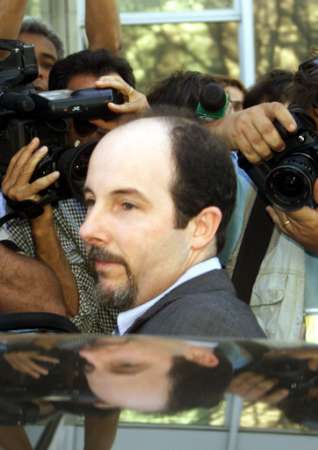
#> input picture Test folder/images/img_105.jpg, 318 x 450 px, found by its file name; its folder holds 4 pictures in this run
$ python FaceDetection.py 'Test folder/images/img_105.jpg'
#> lines starting #> are read from the running program, lines starting #| are printed output that depends on the picture
# Importing Dependencies
import cv2
import json
import sys
import os
import re

# Get path of folder containing images (passed as argument)
path = sys.argv[1]
objects = next(os.walk(path + '/images'))[2]
objects.sort(key=lambda f: int(re.sub('\D', '', f)))

# Number of images contained in the folder
number_of_images = len(objects)


# Initializing JSON placeholder
json_list = []

# Initializing haarcascade classifier
face = cv2.CascadeClassifier(
    cv2.data.haarcascades + 'haarcascade_frontalface_alt.xml')

# Loop all images
for i in range(1, number_of_images+1):

    # Read 'i.jpg' image  (MAKE SURE THE PATH DOES NOT CONTAINS 'LEADING SLASH' & is of the form: "./Validation folder" OR SEE "Notes.txt" for more information)
    img = cv2.imread(path+'/images/'+objects[i-1])
#> img is the input picture: shape (450, 318, 3); mean B, G, R 86.5, 102.7, 110.1

    # Convert image to grayscale
    gray_img = cv2.cvtColor(img, cv2.COLOR_BGR2GRAY)
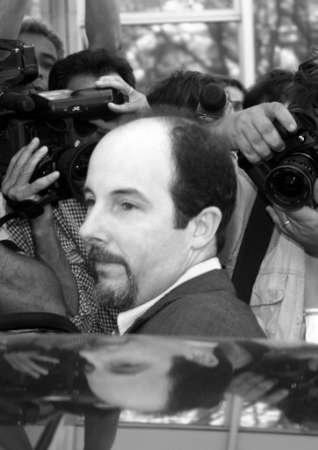
#> gray_img: shape (450, 318); min 0, max 254, mean 103.1

    # Detect all faces in the image
    faces = face.detectMultiScale(gray_img, 1.15, 3)
#> faces = ()

    # Loop for all detected images
    for (x, y, w, h) in faces:

        # a single element for JSON in a particular format
        element = {"iname": objects[i-1],
                   "bbox": [int(x), int(y), int(w), int(h)]}

        # Code to view & save the detected face in the image has been commented out intentionally.
        # If you want to see the detected face in the image than please uncomment the code given below.
        # Please make sure to MAKE a NEW FOLDER ("Model_Files") in the same directory.

        """
        img_bbox = cv2.rectangle(img, (x, y), (x+w, y+h), (0, 255, 0), 2)
        cv2.imwrite('./Model_Files/'+objects[i-1], img_bbox)
        #cv2.imshow("Faces found", img)
        # cv2.waitKey(0)
        """

        # append to the JSON placeholder
        json_list.append(element)
#> this loop made 0 passes
#> after the loop, json_list = []
#> pass 2 of the loop `for i in range(1, number_of_images+1):`:
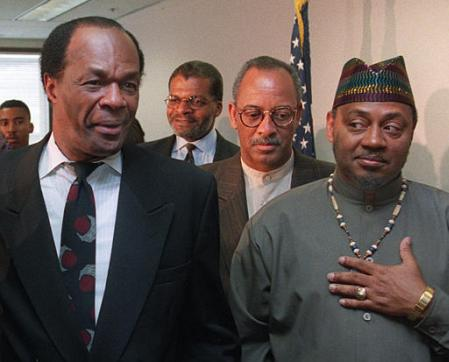
#> input picture Test folder/images/img_107.jpg, 449 x 362 px, found by its file name
#> img is the input picture: shape (362, 449, 3); mean B, G, R 82.3, 86.3, 98
#> `gray_img = cv2.cvtColor(img, cv2.COLOR_BGR2GRAY)`:
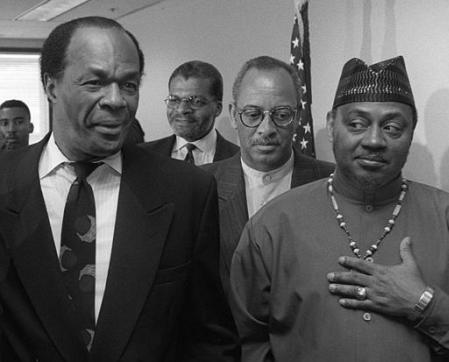
#> gray_img: shape (362, 449); min 1, max 255, mean 89.4
#> faces = [[158, 81, 52, 52], [222, 79, 90, 90], [331, 90, 91, 91], [61, 43, 102, 102]]
#> the loop `for (x, y, w, h) in faces:` made 4 passes
#> (x, y, w, h, element) on passes 1 to 4: (158, 81, 52, 52, {'iname': 'img_107.jpg', 'bbox': [158, 81, 52, 52]}), (222, 79, 90, 90, {'iname': 'img_107.jpg', 'bbox': [222, 79, 90, 90]}), (331, 90, 91, 91, {'iname': 'img_107.jpg', 'bbox': [331, 90, 91, 91]}), (61, 43, 102, 102, {'iname': 'img_107.jpg', 'bbox': [61, 43, 102, 102]})
#> after the loop `for (x, y, w, h) in faces:`: json_list = 4 items
#> pass 3 of the loop `for i in range(1, number_of_images+1):`:
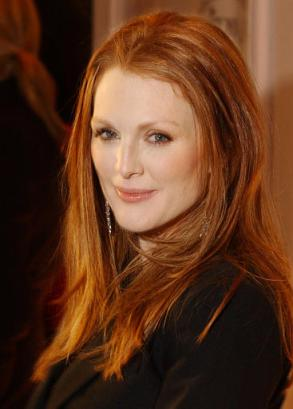
#> input picture Test folder/images/img_108.jpg, 293 x 409 px, found by its file name
#> img is the input picture: shape (409, 293, 3); mean B, G, R 30.5, 53.5, 93.4
#> `gray_img = cv2.cvtColor(img, cv2.COLOR_BGR2GRAY)`:
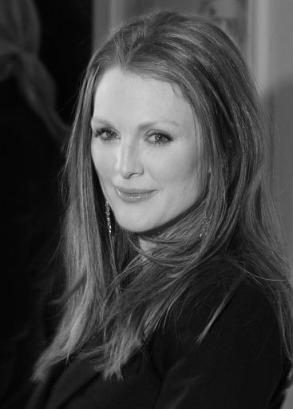
#> gray_img: shape (409, 293); min 1, max 220, mean 62.8
#> faces = [[67, 85, 133, 133]]
#> the loop `for (x, y, w, h) in faces:` made 1 pass
#> (x, y, w, h, element) on pass 1: (67, 85, 133, 133, {'iname': 'img_108.jpg', 'bbox': [67, 85, 133, 133]})
#> after the loop `for (x, y, w, h) in faces:`: json_list = 5 items
#> the loop made 4 passes; the first 3 are shown


# Saving "results.json"
output_json = "results.json"
#> output_json = 'results.json'
with open(output_json, 'w') as f:
    json.dump(json_list, f)
